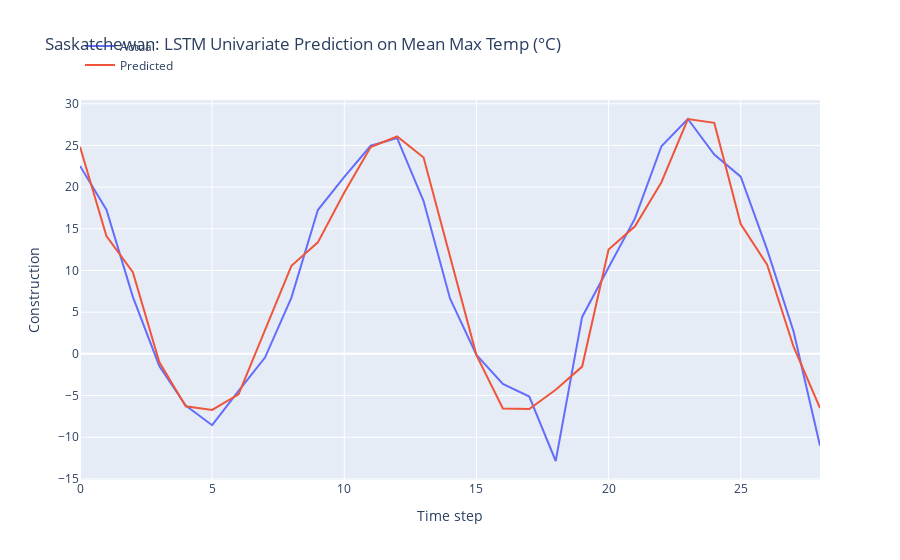

Here is the notebook cell this chart was saved with:
### Markdown cell above
LSTM Model Development

### Code cell
n_features = 1
X_train = X_train.reshape(X_train.shape[0], X_train.shape[1], n_features)

# define model
model = Sequential()
model.add(LSTM(50, activation='relu', input_shape=(n_steps, n_features)))
model.add(Dense(1))

# model = Sequential()
# model.add(LSTM(100, activation='relu', input_shape=(n_steps, n_features), kernel_regularizer=L2(0.001), return_sequences=True))
# model.add(LSTM(50, activation='relu', kernel_regularizer=L2(0.01)))
# model.add(Dense(1))

def r_squared(y_true, y_pred):
    SS_res =  K.sum(K.square(y_true - y_pred)) 
    SS_tot = K.sum(K.square(y_true - K.mean(y_true))) 
    return ( 1 - SS_res/(SS_tot + K.epsilon()) )

# Compile the model
model.compile(optimizer='adam', 
              loss='mse',
              metrics=[r_squared])

early_stopping = EarlyStopping(monitor='loss', patience=5, restore_best_weights=True)

# fit model
history = model.fit(X_train, y_train, 
          epochs = 20,
          batch_size = 32,
          verbose = 0,
          callbacks=[early_stopping])

# Obtain the MSE and R-squared from the last epoch
last_epoch_mse = history.history['loss'][-1]
last_epoch_r_squared = history.history['r_squared'][-1]

# Print the MSE and R-squared
print("Mean Squared Error (MSE) from the last epoch:", last_epoch_mse)
print("R-squared from the last epoch:", last_epoch_r_squared)

# plot loss and r2 score
plt.figure(figsize=(10, 6))

# Plot train loss
plt.plot(history.history['loss'], label='Train Loss')

# Plot train R-squared score
plt.plot(history.history['r_squared'], label='Train R2')

plt.title('Model Training Loss and R-squared Score')
plt.xlabel('Epochs')
plt.ylabel('Value')
plt.legend()
plt.grid(True)
plt.show()

# Evaluate the model
loss = model.evaluate(X_test, y_test)
print("MSE and R_squared:", loss)

# make prediction on test data
X_test = X_test.reshape(X_test.shape[0], X_test.shape[1], n_features)
y_pred = model.predict(X_test)

# Print the first 5 predictions and actual values
print("Predictions:")
flattened_predictions = [pred[0] for pred in y_pred[:10]]
print(flattened_predictions)
# print(y_pred[:10].tolist())
print("Actual values:")
rounded_actual_values = [round(value, len(str(prediction).split('.')[1])) for value, prediction in zip(y_test[:10], flattened_predictions)]
print(rounded_actual_values)

# plot the actual and predicted values for test data
trace1 = go.Scatter(x=np.arange(len(y_test)), y=y_test.flatten(), mode='lines', name='Actual')
trace2 = go.Scatter(x=np.arange(len(y_pred)), y=y_pred.flatten(), mode='lines', name='Predicted')

# Create layout
layout = go.Layout(
    title='Saskatchewan: LSTM Univariate Prediction on Mean Max Temp (°C)',
    xaxis=dict(title='Time step'),
    yaxis=dict(title='Construction'),
    legend=dict(x=0, y=1.18)
)

# Create figure
fig = go.Figure(data=[trace1, trace2], layout=layout)

# Show plot
fig.show()

### Figure 1 — Plotly figure (JSON) as saved in the notebook; plotly's stock layout.template omitted (floating-point values rounded to 4 significant figures)
{"data": [{"mode": "lines", "name": "Actual", "type": "scatter", "x": [0, 1, 2, 3, 4, 5, 6, 7, 8, 9, 10, 11, 12, 13, 14, 15, 16, 17, 18, 19, 20, 21, 22, 23, 24, 25, 26, 27, 28], "y": [22.54, 17.28, 6.835, -1.451, -6.213, -8.553, -4.427, -0.4423, 6.748, 17.25, 21.23, 24.96, 25.88, 18.33, 6.642, -0.1171, -3.593, -5.114, -12.85, 4.433, 10.35, 16.25, 24.9, 28.17, 23.91, 21.25, 12.49, 2.693, -11.03]}, {"mode": "lines", "name": "Predicted", "type": "scatter", "x": [0, 1, 2, 3, 4, 5, 6, 7, 8, 9, 10, 11, 12, 13, 14, 15, 16, 17, 18, 19, 20, 21, 22, 23, 24, 25, 26, 27, 28], "y": [24.85, 14.14, 9.794, -0.9911, -6.293, -6.726, -4.844, 2.948, 10.57, 13.38, 19.36, 24.81, 26.07, 23.55, 11.72, -0.1434, -6.546, -6.608, -4.304, -1.525, 12.5, 15.3, 20.59, 28.17, 27.7, 15.57, 10.7, 0.8559, -6.495]}], "layout": {"legend": {"x": 0, "y": 1.18}, "title": {"text": "Saskatchewan: LSTM Univariate Prediction on Mean Max Temp (°C)"}, "xaxis": {"title": {"text": "Time step"}}, "yaxis": {"title": {"text": "Construction"}}}}
